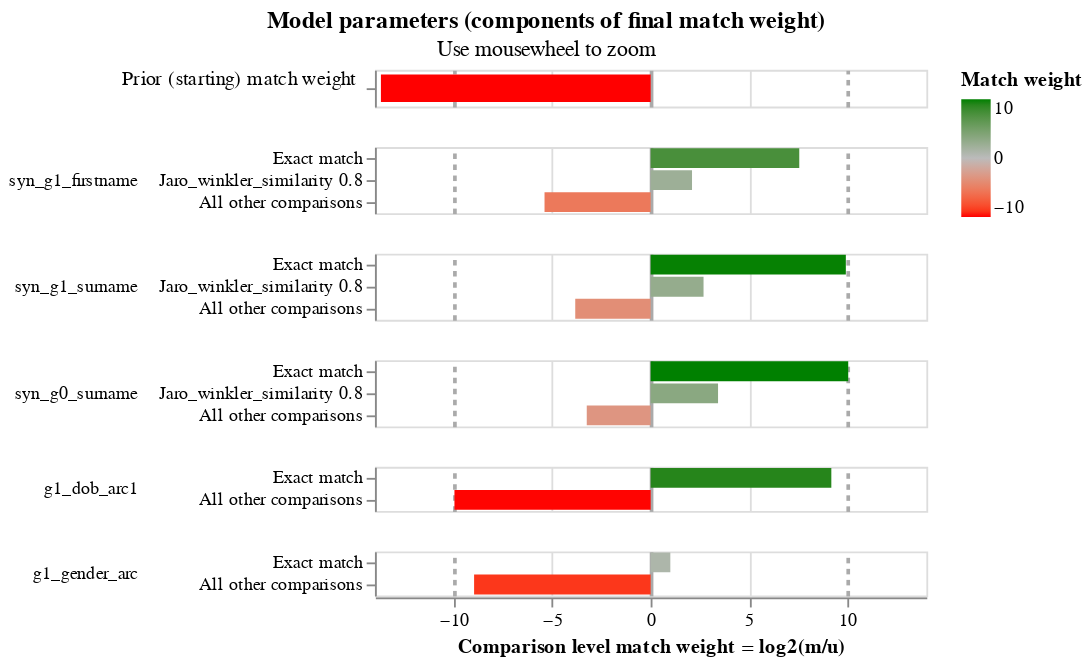

The cell this chart's notebook holds for it:
### Code cell
linker.match_weights_chart()

### Figure 1 — Vega-Lite specification as saved in the notebook (floating-point values rounded to 4 significant figures)
{"config": {"view": {"continuousWidth": 300, "continuousHeight": 300, "discreteHeight": 60, "discreteWidth": 400}, "header": {"title": null}, "mark": {"tooltip": null}, "title": {"anchor": "middle"}}, "vconcat": [{"mark": {"type": "bar", "clip": true, "height": 15}, "encoding": {"color": {"field": "log2_bayes_factor", "scale": {"domain": [-10, 0, 10], "interpolate": "lab", "range": ["red", "#bbbbbb", "green"]}, "title": "Match weight", "type": "quantitative"}, "tooltip": [{"field": "comparison_name", "title": "Comparison name", "type": "nominal"}, {"field": "probability_two_random_records_match", "format": ".4f", "title": "Probability two random records match", "type": "nominal"}, {"field": "log2_bayes_factor", "format": ",.4f", "title": "Equivalent match weight", "type": "quantitative"}, {"field": "bayes_factor_description", "title": "Match weight description", "type": "nominal"}], "x": {"axis": {"domain": false, "gridColor": {"condition": {"test": "abs(datum.value / 10)  <= 1 & datum.value % 10 === 0", "value": "#aaa"}, "value": "#ddd"}, "gridDash": {"condition": {"test": "abs(datum.value / 10) == 1", "value": [3]}, "value": null}, "gridWidth": {"condition": {"test": "abs(datum.value / 10)  <= 1 & datum.value % 10 === 0", "value": 2}, "value": 1}, "labels": false, "ticks": false, "title": ""}, "field": "log2_bayes_factor", "scale": {"domain": [-14, 14]}, "type": "quantitative"}, "y": {"axis": {"title": "Prior (starting) match weight", "titleAlign": "right", "titleAngle": 0, "titleFontWeight": "normal"}, "field": "label_for_charts", "sort": {"field": "comparison_vector_value", "order": "descending"}, "type": "nominal"}}, "height": 20, "transform": [{"filter": "(datum.comparison_name == 'probability_two_random_records_match')"}]}, {"mark": {"type": "bar", "clip": true}, "encoding": {"color": {"field": "log2_bayes_factor", "scale": {"domain": [-10, 0, 10], "interpolate": "lab", "range": ["red", "#bbbbbb", "green"]}, "title": "Match weight", "type": "quantitative"}, "row": {"field": "comparison_name", "header": {"labelAlign": "left", "labelAnchor": "middle", "labelAngle": 0}, "sort": {"field": "comparison_sort_order"}, "type": "nominal"}, "tooltip": [{"field": "comparison_name", "title": "Comparison name", "type": "nominal"}, {"field": "label_for_charts", "title": "Label", "type": "ordinal"}, {"field": "sql_condition", "title": "SQL condition", "type": "nominal"}, {"field": "m_probability", "format": ".4f", "title": "M probability", "type": "quantitative"}, {"field": "u_probability", "format": ".4f", "title": "U probability", "type": "quantitative"}, {"field": "bayes_factor", "format": ",.4f", "title": "Bayes factor = m/u", "type": "quantitative"}, {"field": "log2_bayes_factor", "format": ",.4f", "title": "Match weight = log2(m/u)", "type": "quantitative"}, {"field": "bayes_factor_description", "title": "Match weight description", "type": "nominal"}], "x": {"axis": {"gridColor": {"condition": {"test": "abs(datum.value / 10)  <= 1 & datum.value % 10 === 0", "value": "#aaa"}, "value": "#ddd"}, "gridDash": {"condition": {"test": "abs(datum.value / 10) == 1", "value": [3]}, "value": null}, "gridWidth": {"condition": {"test": "abs(datum.value / 10)  <= 1 & datum.value % 10 === 0", "value": 2}, "value": 1}, "title": "Comparison level match weight = log2(m/u)"}, "field": "log2_bayes_factor", "scale": {"domain": [-14, 14]}, "type": "quantitative"}, "y": {"axis": {"title": null}, "field": "label_for_charts", "sort": {"field": "comparison_vector_value", "order": "descending"}, "type": "nominal"}}, "height": {"step": 12}, "resolve": {"axis": {"y": "independent"}, "scale": {"y": "independent"}}, "transform": [{"filter": "(datum.comparison_name != 'probability_two_random_records_match')"}]}], "data": {"name": "data-14f0f3564b4cbf293b42b7ff69e03198"}, "params": [{"name": "mouse_zoom", "select": {"type": "interval", "encodings": ["x"]}, "bind": "scales", "views": []}], "resolve": {"axis": {"y": "independent"}, "scale": {"y": "independent"}}, "title": {"text": "Model parameters (components of final match weight)", "subtitle": "Use mousewheel to zoom"}, "$schema": "https://vega.github.io/schema/vega-lite/v5.9.3.json", "datasets": {"data-14f0f3564b4cbf293b42b7ff69e03198": [{"comparison_name": "probability_two_random_records_match", "sql_condition": null, "label_for_charts": "", "m_probability": null, "u_probability": null, "m_probability_description": null, "u_probability_description": null, "has_tf_adjustments": false, "tf_adjustment_column": null, "tf_adjustment_weight": null, "is_null_level": false, "bayes_factor": 7.53e-05, "log2_bayes_factor": -13.7, "comparison_vector_value": 0, "max_comparison_vector_value": 0, "bayes_factor_description": "The probability that two random records drawn at random match is 0.000 or one in  13,281.0 records.This is equivalent to a starting match weight of -13.697.", "probability_two_random_records_match": 7.53e-05, "comparison_sort_order": -1}, {"comparison_name": "syn_g1_firstname", "sql_condition": "syn_g1_firstname_l = syn_g1_firstname_r", "label_for_charts": "Exact match", "m_probability": 0.9499, "u_probability": 0.005082, "m_probability_description": "Amongst matching record comparisons, 94.99% of records are in the exact match comparison level", "u_probability_description": "Amongst non-matching record comparisons, 0.51% of records are in the exact match comparison level", "has_tf_adjustments": false, "tf_adjustment_column": null, "tf_adjustment_weight": 1.0, "is_null_level": false, "bayes_factor": 186.9, "log2_bayes_factor": 7.546, "comparison_vector_value": 2, "max_comparison_vector_value": 2, "bayes_factor_description": "If comparison level is `exact match` then comparison is 186.94 times more likely to be a match", "probability_two_random_records_match": 7.53e-05, "comparison_sort_order": 0}, {"comparison_name": "syn_g1_firstname", "sql_condition": "jaro_winkler_similarity(\"syn_g1_firstname_l\", \"syn_g1_firstname_r\") >= 0.8", "label_for_charts": "Jaro_winkler_similarity 0.8", "m_probability": 0.02647, "u_probability": 0.006171, "m_probability_description": "Amongst matching record comparisons, 2.65% of records are in the jaro_winkler_similarity 0.8 comparison level", "u_probability_description": "Amongst non-matching record comparisons, 0.62% of records are in the jaro_winkler_similarity 0.8 comparison level", "has_tf_adjustments": false, "tf_adjustment_column": null, "tf_adjustment_weight": 1.0, "is_null_level": false, "bayes_factor": 4.289, "log2_bayes_factor": 2.101, "comparison_vector_value": 1, "max_comparison_vector_value": 2, "bayes_factor_description": "If comparison level is `jaro_winkler_similarity 0.8` then comparison is 4.29 times more likely to be a match", "probability_two_random_records_match": 7.53e-05, "comparison_sort_order": 0}, {"comparison_name": "syn_g1_firstname", "sql_condition": "ELSE", "label_for_charts": "All other comparisons", "m_probability": 0.0236, "u_probability": 0.9887, "m_probability_description": "Amongst matching record comparisons, 2.36% of records are in the all other comparisons comparison level", "u_probability_description": "Amongst non-matching record comparisons, 98.87% of records are in the all other comparisons comparison level", "has_tf_adjustments": false, "tf_adjustment_column": null, "tf_adjustment_weight": 1.0, "is_null_level": false, "bayes_factor": 0.02387, "log2_bayes_factor": -5.389, "comparison_vector_value": 0, "max_comparison_vector_value": 2, "bayes_factor_description": "If comparison level is `all other comparisons` then comparison is  41.90 times less likely to be a match", "probability_two_random_records_match": 7.53e-05, "comparison_sort_order": 0}, {"comparison_name": "syn_g1_surname", "sql_condition": "syn_g1_surname_l = syn_g1_surname_r", "label_for_charts": "Exact match", "m_probability": 0.9046, "u_probability": 0.0009392, "m_probability_description": "Amongst matching record comparisons, 90.46% of records are in the exact match comparison level", "u_probability_description": "Amongst non-matching record comparisons, 0.09% of records are in the exact match comparison level", "has_tf_adjustments": false, "tf_adjustment_column": null, "tf_adjustment_weight": 1.0, "is_null_level": false, "bayes_factor": 963.1, "log2_bayes_factor": 9.912, "comparison_vector_value": 2, "max_comparison_vector_value": 2, "bayes_factor_description": "If comparison level is `exact match` then comparison is 963.11 times more likely to be a match", "probability_two_random_records_match": 7.53e-05, "comparison_sort_order": 1}, {"comparison_name": "syn_g1_surname", "sql_condition": "jaro_winkler_similarity(\"syn_g1_surname_l\", \"syn_g1_surname_r\") >= 0.8", "label_for_charts": "Jaro_winkler_similarity 0.8", "m_probability": 0.02537, "u_probability": 0.003944, "m_probability_description": "Amongst matching record comparisons, 2.54% of records are in the jaro_winkler_similarity 0.8 comparison level", "u_probability_description": "Amongst non-matching record comparisons, 0.39% of records are in the jaro_winkler_similarity 0.8 comparison level", "has_tf_adjustments": false, "tf_adjustment_column": null, "tf_adjustment_weight": 1.0, "is_null_level": false, "bayes_factor": 6.434, "log2_bayes_factor": 2.686, "comparison_vector_value": 1, "max_comparison_vector_value": 2, "bayes_factor_description": "If comparison level is `jaro_winkler_similarity 0.8` then comparison is 6.43 times more likely to be a match", "probability_two_random_records_match": 7.53e-05, "comparison_sort_order": 1}, {"comparison_name": "syn_g1_surname", "sql_condition": "ELSE", "label_for_charts": "All other comparisons", "m_probability": 0.07002, "u_probability": 0.9951, "m_probability_description": "Amongst matching record comparisons, 7.00% of records are in the all other comparisons comparison level", "u_probability_description": "Amongst non-matching record comparisons, 99.51% of records are in the all other comparisons comparison level", "has_tf_adjustments": false, "tf_adjustment_column": null, "tf_adjustment_weight": 1.0, "is_null_level": false, "bayes_factor": 0.07037, "log2_bayes_factor": -3.829, "comparison_vector_value": 0, "max_comparison_vector_value": 2, "bayes_factor_description": "If comparison level is `all other comparisons` then comparison is  14.21 times less likely to be a match", "probability_two_random_records_match": 7.53e-05, "comparison_sort_order": 1}, {"comparison_name": "syn_g0_surname", "sql_condition": "syn_g0_surname_l = syn_g0_surname_r", "label_for_charts": "Exact match", "m_probability": 0.8566, "u_probability": 0.0008176, "m_probability_description": "Amongst matching record comparisons, 85.66% of records are in the exact match comparison level", "u_probability_description": "Amongst non-matching record comparisons, 0.08% of records are in the exact match comparison level", "has_tf_adjustments": false, "tf_adjustment_column": null, "tf_adjustment_weight": 1.0, "is_null_level": false, "bayes_factor": 1048.0, "log2_bayes_factor": 10.03, "comparison_vector_value": 2, "max_comparison_vector_value": 2, "bayes_factor_description": "If comparison level is `exact match` then comparison is 1,047.80 times more likely to be a match", "probability_two_random_records_match": 7.53e-05, "comparison_sort_order": 2}, {"comparison_name": "syn_g0_surname", "sql_condition": "jaro_winkler_similarity(\"syn_g0_surname_l\", \"syn_g0_surname_r\") >= 0.8", "label_for_charts": "Jaro_winkler_similarity 0.8", "m_probability": 0.03833, "u_probability": 0.003575, "m_probability_description": "Amongst matching record comparisons, 3.83% of records are in the jaro_winkler_similarity 0.8 comparison level", "u_probability_description": "Amongst non-matching record comparisons, 0.36% of records are in the jaro_winkler_similarity 0.8 comparison level", "has_tf_adjustments": false, "tf_adjustment_column": null, "tf_adjustment_weight": 1.0, "is_null_level": false, "bayes_factor": 10.72, "log2_bayes_factor": 3.422, "comparison_vector_value": 1, "max_comparison_vector_value": 2, "bayes_factor_description": "If comparison level is `jaro_winkler_similarity 0.8` then comparison is 10.72 times more likely to be a match", "probability_two_random_records_match": 7.53e-05, "comparison_sort_order": 2}, {"comparison_name": "syn_g0_surname", "sql_condition": "ELSE", "label_for_charts": "All other comparisons", "m_probability": 0.105, "u_probability": 0.9956, "m_probability_description": "Amongst matching record comparisons, 10.50% of records are in the all other comparisons comparison level", "u_probability_description": "Amongst non-matching record comparisons, 99.56% of records are in the all other comparisons comparison level", "has_tf_adjustments": false, "tf_adjustment_column": null, "tf_adjustment_weight": 1.0, "is_null_level": false, "bayes_factor": 0.1055, "log2_bayes_factor": -3.245, "comparison_vector_value": 0, "max_comparison_vector_value": 2, "bayes_factor_description": "If comparison level is `all other comparisons` then comparison is  9.48 times less likely to be a match", "probability_two_random_records_match": 7.53e-05, "comparison_sort_order": 2}, {"comparison_name": "g1_dob_arc1", "sql_condition": "\"g1_dob_arc1_l\" = \"g1_dob_arc1_r\"", "label_for_charts": "Exact match", "m_probability": 1.0, "u_probability": 0.00173, "m_probability_description": "Amongst matching record comparisons, 100.00% of records are in the exact match comparison level", "u_probability_description": "Amongst non-matching record comparisons, 0.17% of records are in the exact match comparison level", "has_tf_adjustments": false, "tf_adjustment_column": null, "tf_adjustment_weight": 1.0, "is_null_level": false, "bayes_factor": 578.0, "log2_bayes_factor": 9.175, "comparison_vector_value": 1, "max_comparison_vector_value": 1, "bayes_factor_description": "If comparison level is `exact match` then comparison is 577.97 times more likely to be a match", "probability_two_random_records_match": 7.53e-05, "comparison_sort_order": 3}, {"comparison_name": "g1_dob_arc1", "sql_condition": "ELSE", "label_for_charts": "All other comparisons", "m_probability": 0.001, "u_probability": 0.9983, "m_probability_description": "Amongst matching record comparisons, 0.10% of records are in the all other comparisons comparison level", "u_probability_description": "Amongst non-matching record comparisons, 99.83% of records are in the all other comparisons comparison level", "has_tf_adjustments": false, "tf_adjustment_column": null, "tf_adjustment_weight": 1.0, "is_null_level": false, "bayes_factor": 0.001002, "log2_bayes_factor": -9.963, "comparison_vector_value": 0, "max_comparison_vector_value": 1, "bayes_factor_description": "If comparison level is `all other comparisons` then comparison is  998.27 times less likely to be a match", "probability_two_random_records_match": 7.53e-05, "comparison_sort_order": 3}, {"comparison_name": "g1_gender_arc", "sql_condition": "\"g1_gender_arc_l\" = \"g1_gender_arc_r\"", "label_for_charts": "Exact match", "m_probability": 1.0, "u_probability": 0.5002, "m_probability_description": "Amongst matching record comparisons, 100.00% of records are in the exact match comparison level", "u_probability_description": "Amongst non-matching record comparisons, 50.02% of records are in the exact match comparison level", "has_tf_adjustments": false, "tf_adjustment_column": null, "tf_adjustment_weight": 1.0, "is_null_level": false, "bayes_factor": 1.999, "log2_bayes_factor": 0.9995, "comparison_vector_value": 1, "max_comparison_vector_value": 1, "bayes_factor_description": "If comparison level is `exact match` then comparison is 2.00 times more likely to be a match", "probability_two_random_records_match": 7.53e-05, "comparison_sort_order": 4}, {"comparison_name": "g1_gender_arc", "sql_condition": "ELSE", "label_for_charts": "All other comparisons", "m_probability": 0.001, "u_probability": 0.4998, "m_probability_description": "Amongst matching record comparisons, 0.10% of records are in the all other comparisons comparison level", "u_probability_description": "Amongst non-matching record comparisons, 49.98% of records are in the all other comparisons comparison level", "has_tf_adjustments": false, "tf_adjustment_column": null, "tf_adjustment_weight": 1.0, "is_null_level": false, "bayes_factor": 0.002001, "log2_bayes_factor": -8.965, "comparison_vector_value": 0, "max_comparison_vector_value": 1, "bayes_factor_description": "If comparison level is `all other comparisons` then comparison is  499.82 times less likely to be a match", "probability_two_random_records_match": 7.53e-05, "comparison_sort_order": 4}]}}
